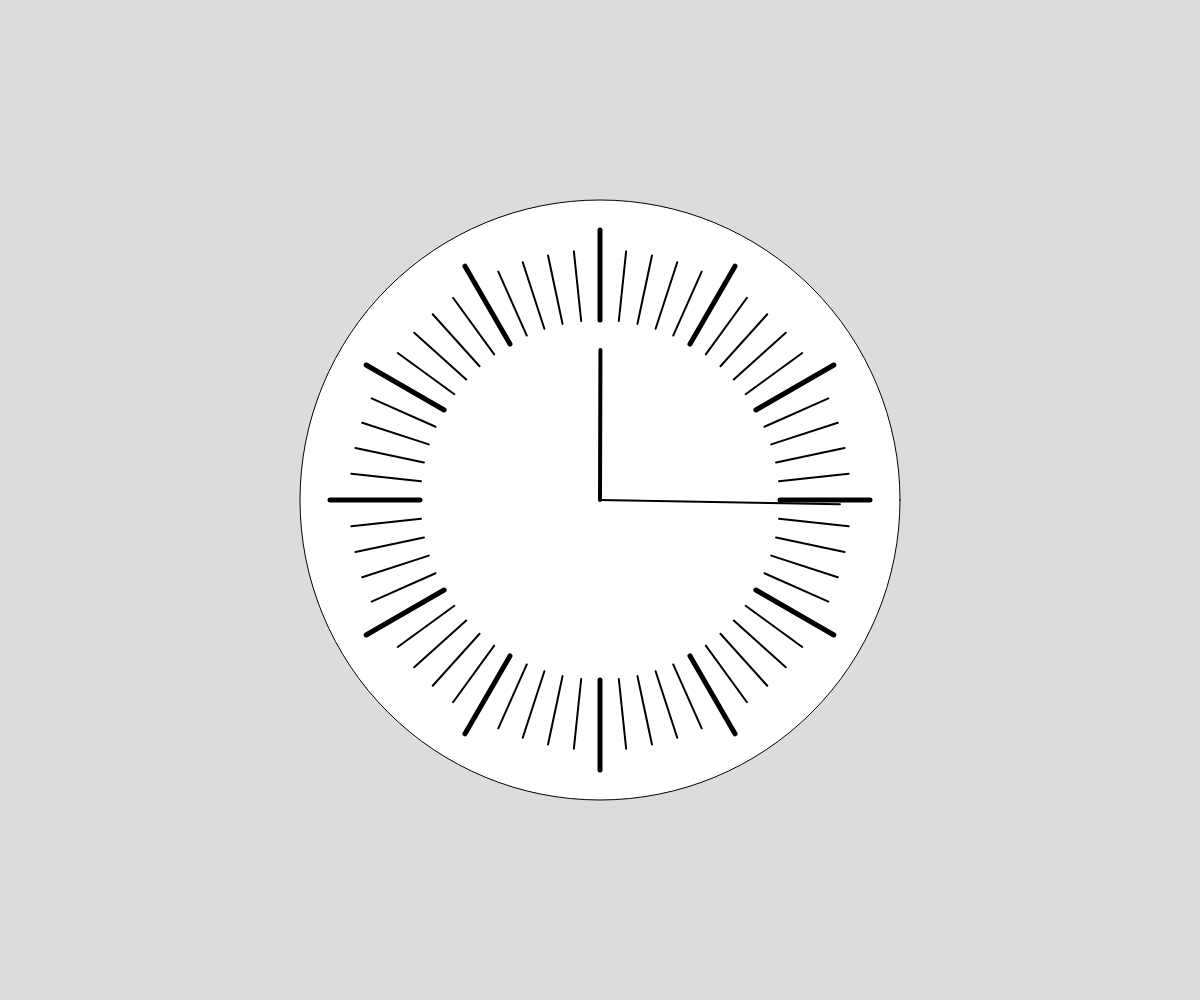
Frame 1 (no input)
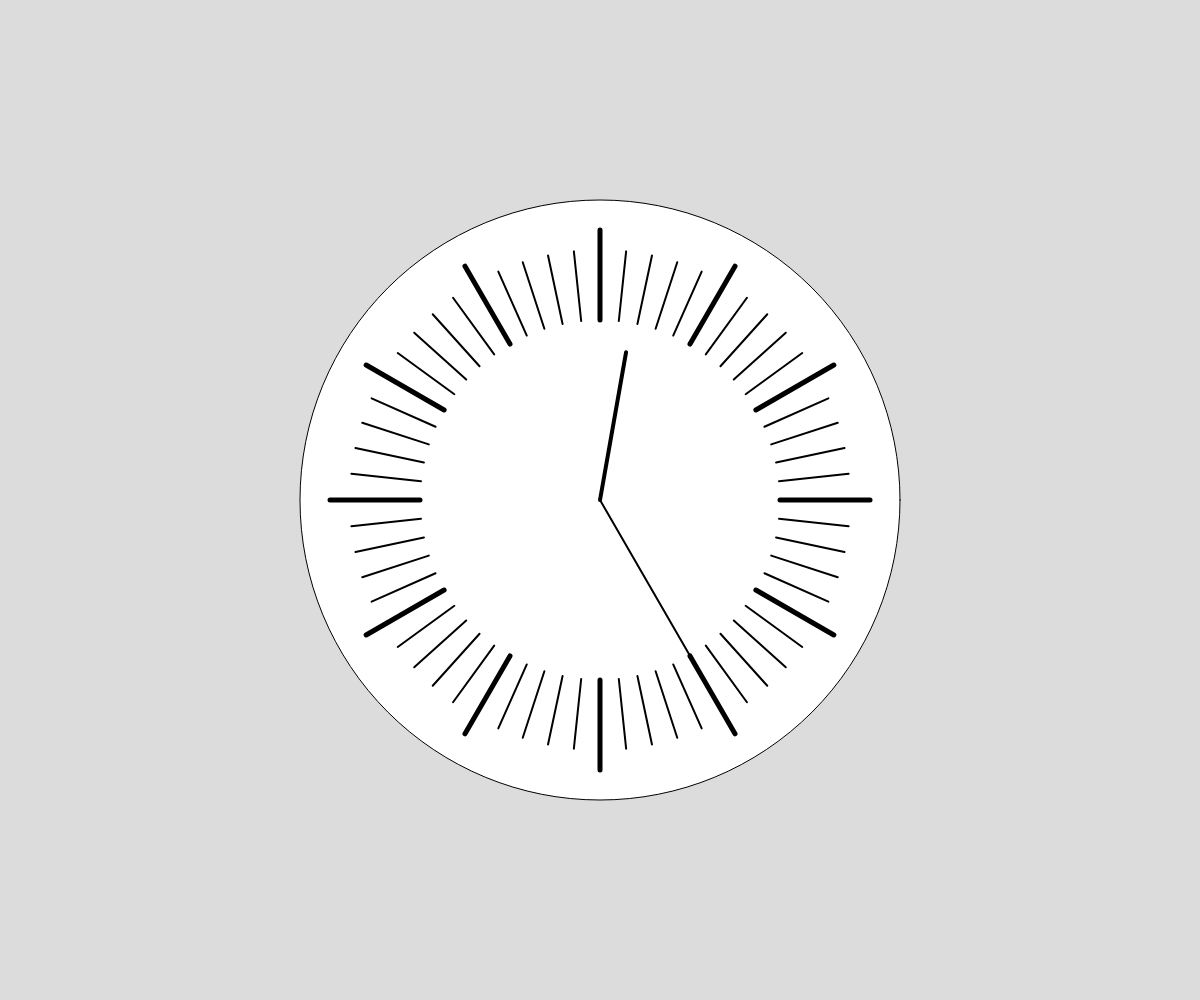
Frame 60 (no input)
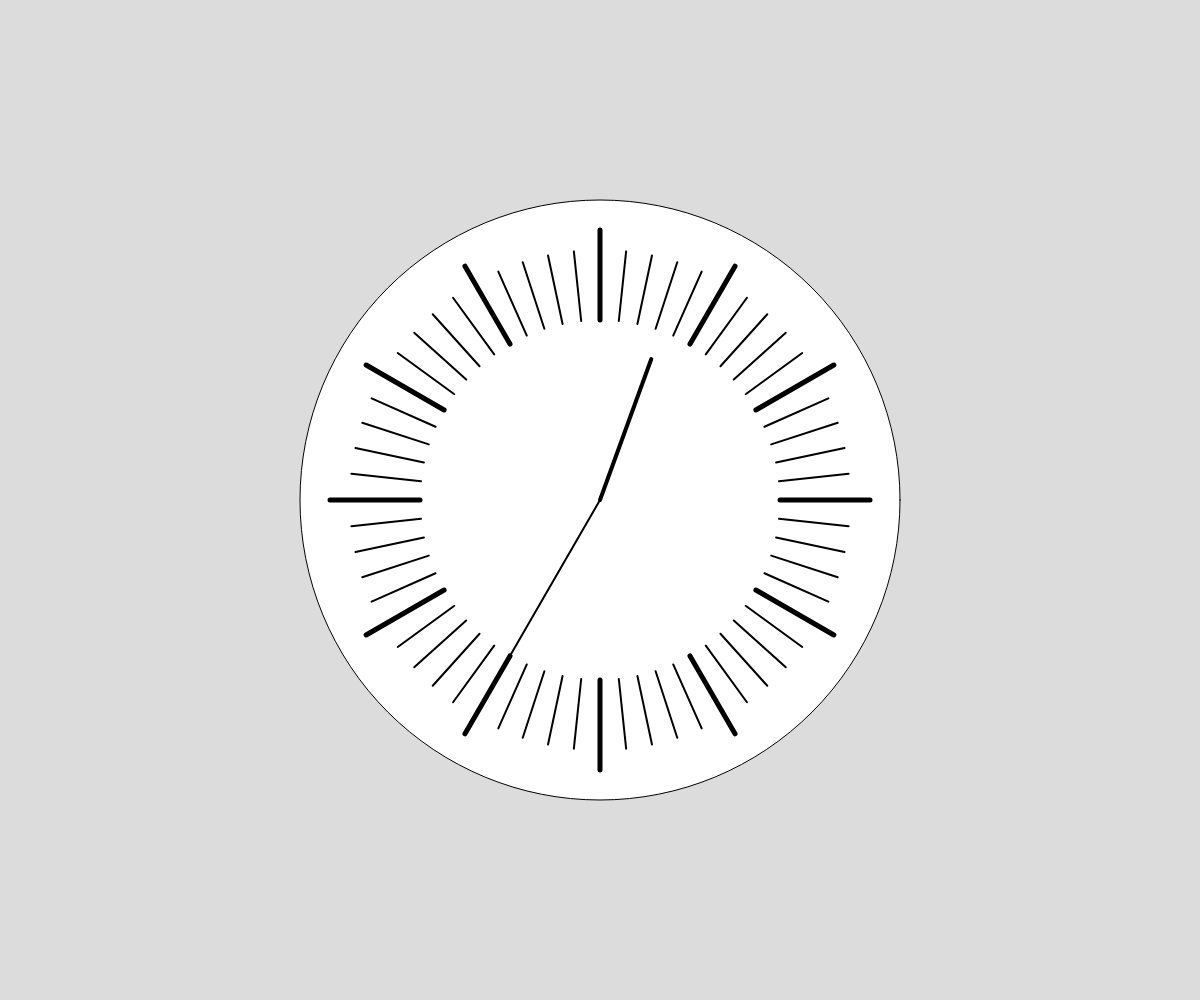
Frame 120 (the mouse pressed at the canvas centre since frame 60)

The p5.js sketch that drew these frames (run headless with seeded random() and noise() and a simulated clock; from frame 60 on, the mouse is pressed at the canvas centre):

// p5.js sketch
// ── sketch.js
// Project Title
// Your Name
// Date
//
// Extra for Experts:
// - describe what you did to take this project "above and beyond"


function setup() {
  createCanvas(windowWidth, windowHeight);
}

function draw() {
  background(220);
  push();
  translate(width/2, height/2);

  ellipse(0, 0, 600, 600);

  for (let i = 0; i < 360; i += 6){
    push();
    rotate(radians(i));
    if (i % 30 === 0) {
      strokeWeight(5);
      line(180,0,270,0);
    }
    else{
      strokeWeight(2);
      line(180,0,250,0);
    }
  
    pop();
  }

  push();
  rotate(radians(frameCount));
  strokeWeight(2);
  line(0,0,240,0);
  pop();

  push();
  rotate(radians(frameCount/6));
  strokeWeight(4);
  line(0,0,0,-150);
  pop();
  
  pop();
}
